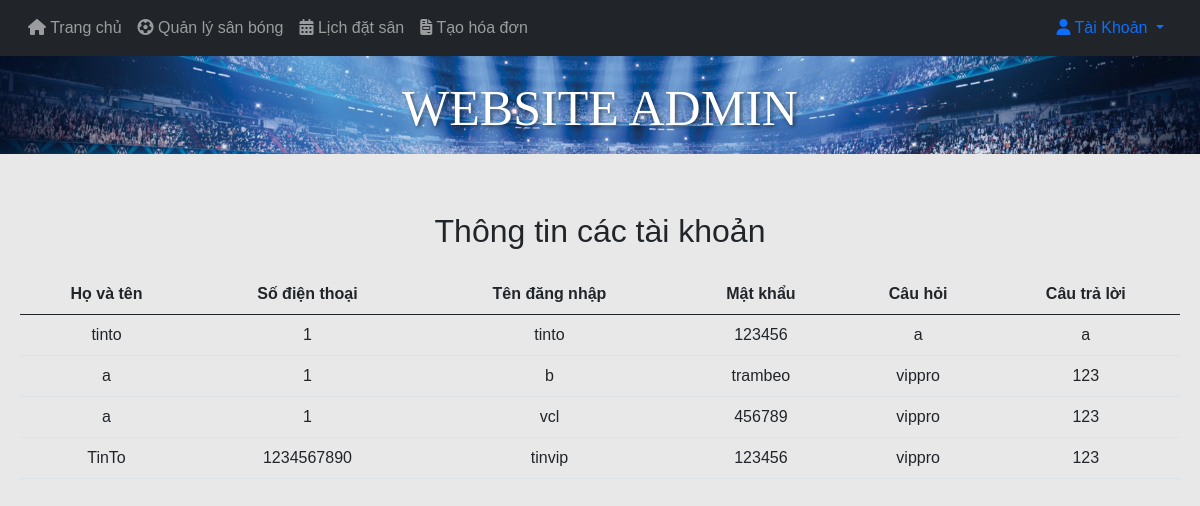
/QuanLyTaiKhoanAdmin.php (signed in), run on the app's committed database.
### tables this page shows
CREATE TABLE `taikhoan` (
  `Hovaten` text NOT NULL,
  `SDT` int(50) NOT NULL,
  `TenDN` text NOT NULL,
  `MatKhau` varchar(50) NOT NULL,
  `Cauhoi` text NOT NULL,
  `Traloi` text NOT NULL
);

### QuanLyTaiKhoanAdmin.php (the view, shortened to what this page needs)
<?php
    $servername = "localhost";
    $username = "root";
    $password = "";
    $dbname = "sanbongdatiteo";
    $conn = new mysqli($servername, $username, $password, $dbname);
    $sql = "SELECT * FROM taikhoan";
            $result = $conn->query($sql);
?>
<!DOCTYPE html>
<html lang="en">
<head>
    <link href="https://cdn.jsdelivr.net/npm/bootstrap@5.0.2/dist/css/bootstrap.min.css" rel="stylesheet">
    <link rel="stylesheet" href="styleTrangChu.css">
</head>
<body >
<nav class="navbar navbar-expand-lg navbar-dark bg-dark fixed-top" >
            <div class="container">
                <div class="collapse navbar-collapse" id="navbarNav">
                    <ul class="navbar-nav">
                        <li class="nav-item">
                            <a class="nav-link" href="TrangChuAdmin.php"><i class="fas fa-home"></i> Trang chủ</a>
                        </li>
                        <li class="nav-item">
                            <a class="nav-link" href="listsanAdmin.php"><i class="fas fa-futbol"></i> Quản lý sân bóng</a>
                        </li>
                        <li class="nav-item">
                            <a class="nav-link" href="lichdatsan.php"><i class="fas fa-calendar-alt"></i> Lịch đặt sân</a>
                        </li>
                        <li class="nav-item">
                            <a class="nav-link" href="ThanhtoanTT.php"><i class="fas fa-file-invoice"></i> Tạo hóa đơn</a>
                        </li>
                    </ul>
                </div>
                <div class="dropdown">
                    <a class="nav-link dropdown-toggle" href="#" role="button" id="accountDropdown" data-bs-toggle="dropdown" aria-expanded="false">
                        <i class="fas fa-user"></i> Tài Khoản
                    </a>
                    </div>
            </div>
        </nav>
<header class="bg-success text-center py-2 image-sandau" style="padding-top: 20px;">
    <div class="container" style="padding-top: 70px;">
        <h1 class="text-white text-shadow" style="font-size: 50px;">WEBSITE ADMIN</h1>
    </div>
</header>
<div class="container mt-5" style="padding-top: 10px;">
  <h2 class="mb-4 text-center">Thông tin các tài khoản</h2>
  <table class="table">
    <thead>
      <tr>
        <th scope="col">Họ và tên</th>
        <th scope="col">Số điện thoại</th>
        <th scope="col">Tên đăng nhập</th>
        <th scope="col">Mật khẩu</th>
        <th scope="col">Câu hỏi</th>
        <th scope="col">Câu trả lời</th>
      </tr>
    </thead>
    <tbody>
      <?php if(mysqli_num_rows($result) > 0) {
        while ($row = mysqli_fetch_assoc($result)) { ?>
          <tr>
            <td><?php echo $row['Hovaten']; ?></td>
            <td><?php echo $row['SDT']; ?></td>
            <td><?php echo $row['TenDN']; ?></td>
            <td><?php echo $row['MatKhau']; ?></td>
            <td><?php echo $row['Cauhoi']; ?></td>
            <td><?php echo $row['Traloi']; ?></td>
          </tr>
    <?php
    }
    }else {
        echo "Không tìm thấy thông tin tài khoản";
    }
      ?>
    </tbody>
  </table>
</div>
</body>
</html>

### styleTrangChu.css (style rules this page uses)
.container { max-width: 1200px; margin: 0 auto; padding: 0 20px; font-family: 'Kanit', sans-serif; }
h1 { font-family: 'Rubik Pixels', cursive; }
.image-sandau { background-image: url('images/sanc1.jpg'); background-size: cover; background-repeat: no-repeat; background-position: center; }
.text-shadow { text-shadow: 2px 2px 4px rgba(0,0,0,0.5); }
body { background-color: #E8E8E8; }

### QuanLyTaiKhoanAdmin.php (style rules this page uses)
.table { text-align: center; }
th,td { padding: 10px; }
.image-sandau { background-image: url('images/sanc1.jpg'); background-size: cover; background-repeat: no-repeat; background-position: center; }
.container { max-width: 1200px; margin: 0 auto; padding: 0 20px; font-family: 'Kanit', sans-serif; }
.text-shadow { text-shadow: 2px 2px 4px rgba(0,0,0,0.5); }

### data on the page
taikhoan: Hovaten "tinto", SDT "1", TenDN "tinto", MatKhau "123456", Cauhoi "a", Traloi "a"
taikhoan: Hovaten "a", SDT "1", TenDN "b", MatKhau "trambeo", Cauhoi "vippro", Traloi "123"
taikhoan: Hovaten "a", SDT "1", TenDN "vcl", MatKhau "456789", Cauhoi "vippro", Traloi "123"
taikhoan: Hovaten "TinTo", SDT "1234567890", TenDN "tinvip", MatKhau "123456", Cauhoi "vippro", Traloi "123"
